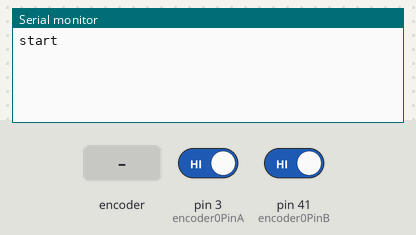
Recording of a sketch running on a simulated Arduino Mega 2560, built with avr-gcc and run on an emulated ATmega2560. Shown: the last lines printed to the serial monitor. The inputs (shaded band) are chosen by the test bench; at power-on: pin 3 (encoder0PinA) HIGH, pin 41 (encoder0PinB) HIGH.

Above: at 1.2 s.
1.3 s: rotary encoder on pin 3 (encoder0PinA) / pin 41 (encoder0PinB) turned 1 step (first pin leading)
At 2.5 s:
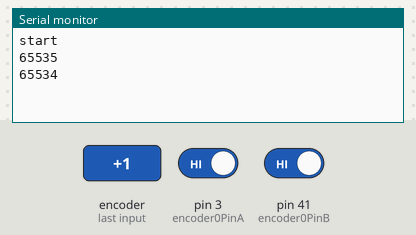
3.0 s: rotary encoder on pin 3 (encoder0PinA) / pin 41 (encoder0PinB) turned 1 step (first pin leading)
At 3.8 s:
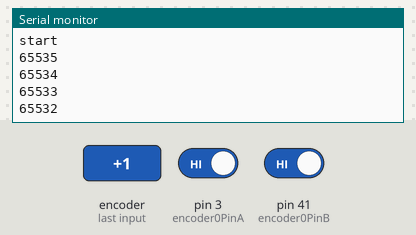
Timing chart, 0 to 6.0 s (numbered marks = the images above; inputs shaded):
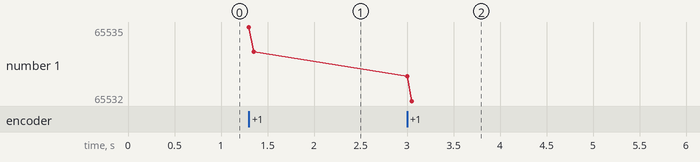

Measured:
- after the input at 1.3 s, the serial monitor: prints a new line at once (image 1)
- after the input at 3.0 s, the serial monitor: prints a new line at once (image 2)
- plotted number 1: 65534 → 65532 after the input at 3.0 s

The sketch:

encoder_test.ino
```cpp
/* read a rotary encoder with interrupts
   Encoder hooked up with common to GROUND,
   encoder0PinA to pin 2, encoder0PinB to pin 4 (or pin 3 see below)
   it doesn't matter which encoder pin you use for A or B

   uses Arduino pullups on A & B channel outputs
   turning on the pullups saves having to hook up resistors
   to the A & B channel outputs

*/

#define encoder0PinA  3
#define encoder0PinB  41

//interrupt  pins 2 > X, 3 > y
//X1: 20, 21 :: 18,19 limit switch

volatile unsigned int encoder0Pos = 0;

void setup() {


  pinMode(encoder0PinA, INPUT);
  digitalWrite(encoder0PinA, HIGH);       // turn on pullup resistor
  pinMode(encoder0PinB, INPUT);
  digitalWrite(encoder0PinB, HIGH);       // turn on pullup resistor

  attachInterrupt(1, doEncoder, CHANGE);  // encoder pin on interrupt 0 - pin 2
  Serial.begin (9600);
  Serial.println("start");                // a personal quirk

}

void loop(){
// do some stuff here - the joy of interrupts is that they take care of themselves
}

void doEncoder() {
  /* If pinA and pinB are both high or both low, it is spinning
   * forward. If they're different, it's going backward.
   *
   * For more information on speeding up this process, see
   * [Reference/PortManipulation], specifically the PIND register.
   */
  if (digitalRead(encoder0PinA) == digitalRead(encoder0PinB)) {
    encoder0Pos++;
  } else {
    encoder0Pos--;
  }
  Serial.println(encoder0Pos);
}

/* See this expanded function to get a better understanding of the
 * meanings of the four possible (pinA, pinB) value pairs:
 */
void doEncoder_Expanded(){
  if (digitalRead(encoder0PinA) == HIGH) {   // found a low-to-high on channel A
    if (digitalRead(encoder0PinB) == LOW) {  // check channel B to see which way
                                             // encoder is turning
      encoder0Pos = encoder0Pos - 1;         // CCW
    }
    else {
      encoder0Pos = encoder0Pos + 1;         // CW
    }
  }
  else                                        // found a high-to-low on channel A
  {
    if (digitalRead(encoder0PinB) == LOW) {   // check channel B to see which way
                                              // encoder is turning
      encoder0Pos = encoder0Pos + 1;          // CW
    }
    else {
      encoder0Pos = encoder0Pos - 1;          // CCW
    }

  }
  Serial.println (encoder0Pos, DEC);          // debug - remember to comment out
                                              // before final program run
  // you don't want serial slowing down your program if not needed
}

/*  to read the other two transitions - just use another attachInterrupt()
in the setup and duplicate the doEncoder function into say,
doEncoderA and doEncoderB.
You also need to move the other encoder wire over to pin 3 (interrupt 1).
*/
```
